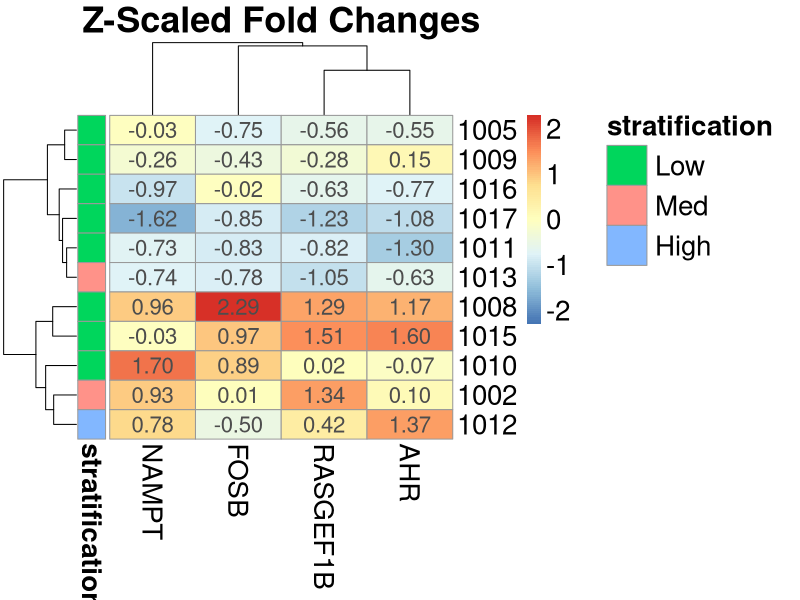
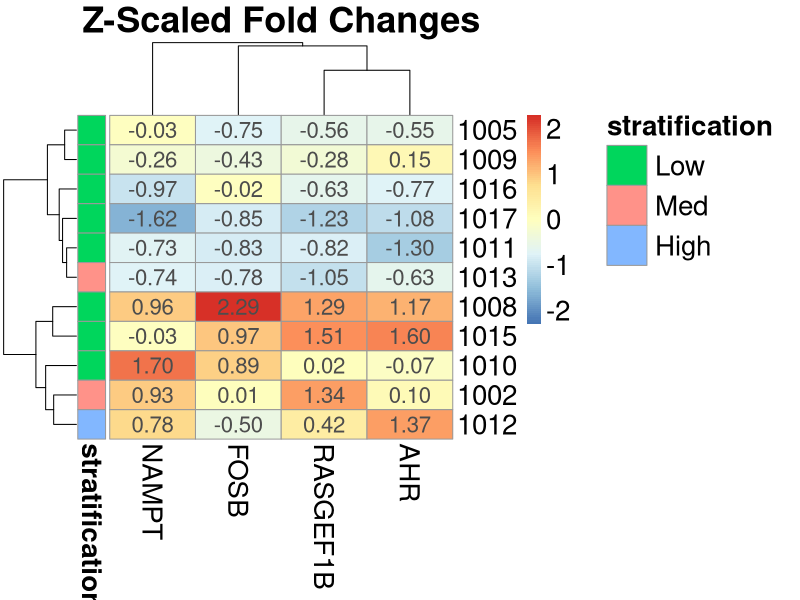

The R script that drew these images, in order:
# Set working directory
setwd("/users/mikemartinez/Desktop/")

library(pheatmap)
library(ggplot2)

# Read in the data
data <- read.csv("Giardina_RNASeq_Stratified.csv", header = TRUE, sep = ",")
rownames(data) <- data$Sample
data$Sample <- NULL

stratification <- data$Delta_Stratification
names(stratification) <- rownames(data)
stratification <- as.data.frame(stratification)
data$Delta_Stratification <- NULL
stratification$stratification <- factor(stratification$stratification, levels = c("Low", "Med", "High"))



plot <- pheatmap(data,
                 scale = "column",
                 annotation_row = stratification,
                 display_numbers = TRUE,
                 main = "Z-Scaled Fold Changes",
                 fontsize = 20)
ggsave("Giardina_Heatmap_Urolithins.png", plot, width = 8, height = 10)